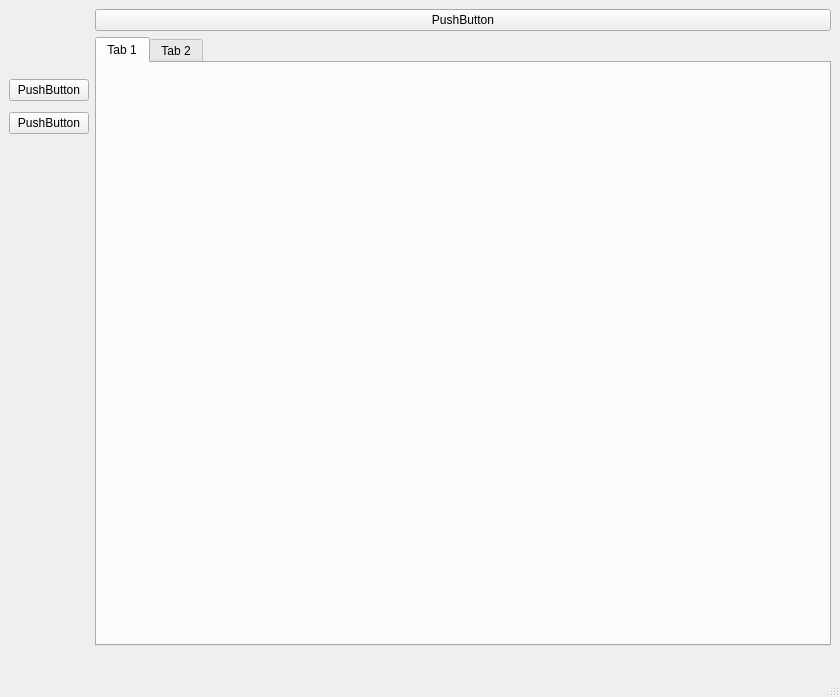
<?xml version="1.0" encoding="UTF-8"?>
<ui version="4.0">
 <class>MainWindow</class>
 <widget class="QMainWindow" name="MainWindow">
  <property name="geometry">
   <rect>
    <x>0</x>
    <y>0</y>
    <width>840</width>
    <height>697</height>
   </rect>
  </property>
  <property name="windowTitle">
   <string>MainWindow</string>
  </property>
  <widget class="QWidget" name="centralwidget">
   <layout class="QHBoxLayout" name="horizontalLayout">
    <item>
     <layout class="QVBoxLayout" name="verticalLayout">
      <item>
       <widget class="QLabel" name="label">
        <property name="maximumSize">
         <size>
          <width>70</width>
          <height>90</height>
         </size>
        </property>
        <property name="frameShape">
         <enum>QFrame::NoFrame</enum>
        </property>
        <property name="text">
         <string/>
        </property>
        <property name="textFormat">
         <enum>Qt::AutoText</enum>
        </property>
        <property name="pixmap">
         <pixmap>gui_res/math_logo.png</pixmap>
        </property>
        <property name="scaledContents">
         <bool>true</bool>
        </property>
       </widget>
      </item>
      <item>
       <spacer name="verticalSpacer">
        <property name="orientation">
         <enum>Qt::Vertical</enum>
        </property>
        <property name="sizeType">
         <enum>QSizePolicy::Fixed</enum>
        </property>
        <property name="sizeHint" stdset="0">
         <size>
          <width>20</width>
          <height>50</height>
         </size>
        </property>
       </spacer>
      </item>
      <item>
       <widget class="QPushButton" name="pushButton">
        <property name="text">
         <string>PushButton</string>
        </property>
       </widget>
      </item>
      <item>
       <spacer name="verticalSpacer_2">
        <property name="orientation">
         <enum>Qt::Vertical</enum>
        </property>
        <property name="sizeType">
         <enum>QSizePolicy::Fixed</enum>
        </property>
        <property name="sizeHint" stdset="0">
         <size>
          <width>20</width>
          <height>5</height>
         </size>
        </property>
       </spacer>
      </item>
      <item>
       <widget class="QPushButton" name="pushButton_2">
        <property name="text">
         <string>PushButton</string>
        </property>
       </widget>
      </item>
      <item>
       <spacer name="verticalSpacer_3">
        <property name="orientation">
         <enum>Qt::Vertical</enum>
        </property>
        <property name="sizeHint" stdset="0">
         <size>
          <width>20</width>
          <height>40</height>
         </size>
        </property>
       </spacer>
      </item>
      <item>
       <spacer name="horizontalSpacer">
        <property name="orientation">
         <enum>Qt::Horizontal</enum>
        </property>
        <property name="sizeType">
         <enum>QSizePolicy::Minimum</enum>
        </property>
        <property name="sizeHint" stdset="0">
         <size>
          <width>40</width>
          <height>20</height>
         </size>
        </property>
       </spacer>
      </item>
     </layout>
    </item>
    <item>
     <layout class="QGridLayout" name="gridLayout">
      <item row="2" column="0">
       <spacer name="horizontalSpacer_2">
        <property name="orientation">
         <enum>Qt::Horizontal</enum>
        </property>
        <property name="sizeHint" stdset="0">
         <size>
          <width>40</width>
          <height>20</height>
         </size>
        </property>
       </spacer>
      </item>
      <item row="0" column="0">
       <widget class="QPushButton" name="pushButton_3">
        <property name="text">
         <string>PushButton</string>
        </property>
       </widget>
      </item>
      <item row="1" column="0">
       <widget class="QTabWidget" name="tabWidget">
        <widget class="QWidget" name="tab">
         <attribute name="title">
          <string>Tab 1</string>
         </attribute>
        </widget>
        <widget class="QWidget" name="tab_2">
         <attribute name="title">
          <string>Tab 2</string>
         </attribute>
        </widget>
       </widget>
      </item>
     </layout>
    </item>
   </layout>
  </widget>
  <widget class="QMenuBar" name="menubar">
   <property name="geometry">
    <rect>
     <x>0</x>
     <y>0</y>
     <width>840</width>
     <height>21</height>
    </rect>
   </property>
  </widget>
  <widget class="QStatusBar" name="statusbar"/>
 </widget>
 <resources/>
 <connections/>
</ui>
